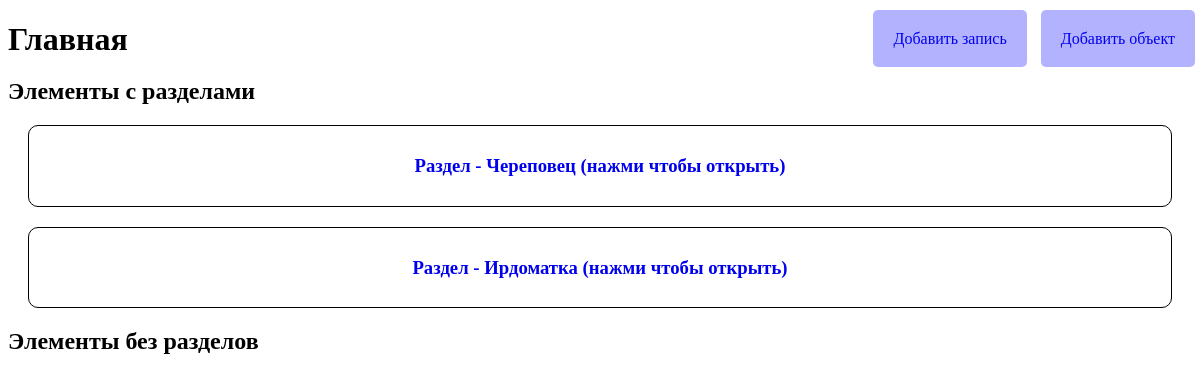
/, run on an earlier commit of the app's database.
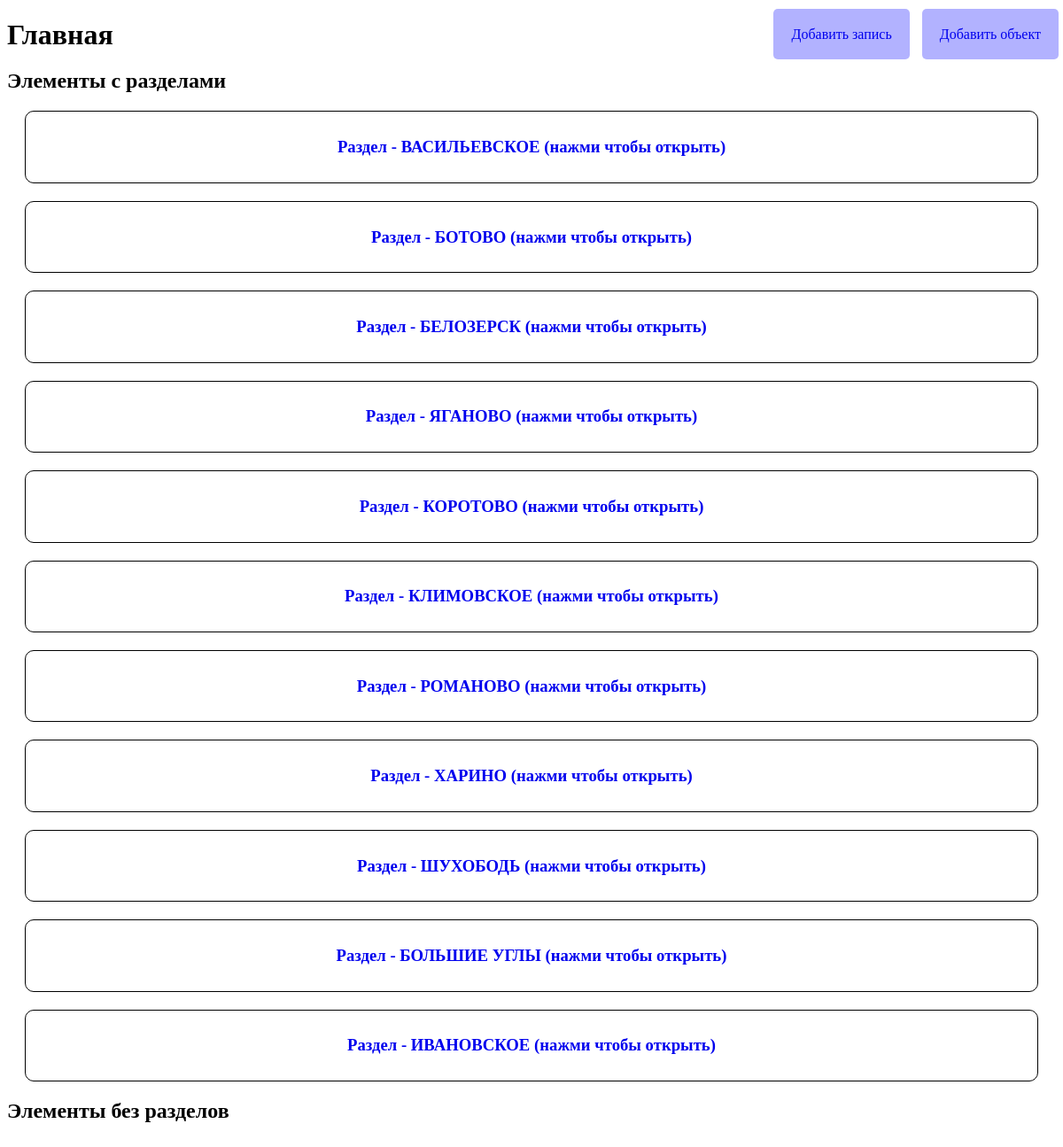
And on a later commit of the database.
### Main/models.py (models this page shows)
class GroupHome(models.Model):
    id = models.AutoField(primary_key=True)
    name = models.CharField(max_length=200)
    def __str__(self):
        return self.name

### Main/views.py (the view)
# urls.py: path('', views.index, name='index'),
def index(request):
    list_without_home, dict_home = sortByHome()
    return render(request, "main.html", {"list_without_home": list_without_home, "dict_home": dict_home})

### Main/views.py (called while the page is built)
def sortByHome():
    all_info = NameObject.objects.all()
    list_without_home = []
    dict_home = {}
    temp_name_list_home = set()
    for info in all_info:
        list_without_home.append(info)
        if info.group_home:
            list_without_home.remove(info)
            temp_name_home = info.group_home
            if temp_name_home not in temp_name_list_home:
                temp_name_list_home.add(temp_name_home)
                temp_list_home = []
                for name_home in all_info:
                    if name_home.group_home == temp_name_home:
                        temp_list_home.append(name_home)
                dict_home[temp_name_home]=(temp_list_home)
    return list_without_home, dict_home

### templates/main.html (shortened to what this page needs)
<!DOCTYPE html>
{% load static %}
<html>
    <head>
        <link rel="stylesheet" href="{% static 'css/style.css' %}" />
    </head>
    <body>
        <div class="buttons">
            <a href="{% url 'create' %}">Добавить запись</a>
            <a href="/admin/Main/nameobject/">Добавить объект</a>
        </div>
        <h1 class="name-page">Главная</h1>
        <h2>Элементы с разделами</h2>
        {% for key, value in dict_home.items %}
            <div class="folder">
                <a href="#" name={{key}} class="open-folder"><h3>Раздел - {{key}} (нажми чтобы открыть)</h3></a>
            </div>
        {% endfor %}
        <h2>Элементы без разделов</h2>
    </body>
</html>

### static/css/style.css (style rules this page uses)
a { text-decoration: none; }
.buttons { position: absolute; right: 0; top: 30px; }
.buttons a { padding: 20px; margin: 5px; background-color: rgba(0, 0, 255, 0.3); }
.folder { padding: 10px; margin: 20px; border-radius: 10px; border: 1px solid black; text-align: center; }
@media screen and (min-width: 545px) { .name-page { margin-bottom: 150px; } }
@media screen and (min-width: 545px) { .buttons { display: flex; flex-direction: column; } }
@media screen and (min-width: 545px) { .buttons a { font-size: 32px; border-radius: 15px; } }
@media screen and (min-width: 545px) { .folder { font-size: 32px; } }
@media screen and (min-width: 1000px) { .name-page { margin-bottom: 0px; } }
@media screen and (min-width: 1000px) { .buttons { display: block; } }
@media screen and (min-width: 1000px) { .buttons a { font-size: 16px; border-radius: 5px; } }
@media screen and (min-width: 1000px) { .folder { font-size: 16px; } }

What changed in the data, as far as the page shows it:
removed GroupHome: name "Череповец"
removed GroupHome: name "Ирдоматка"
added GroupHome: name "ВАСИЛЬЕВСКОЕ"
added GroupHome: name "БОТОВО"
added GroupHome: name "БЕЛОЗЕРСК"
added GroupHome: name "ЯГАНОВО"
added GroupHome: name "КОРОТОВО"
added GroupHome: name "КЛИМОВСКОЕ"
added GroupHome: name "РОМАНОВО"
added GroupHome: name "ХАРИНО"
added GroupHome: name "ШУХОБОДЬ"
added GroupHome: name "БОЛЬШИЕ УГЛЫ"
added GroupHome: name "ИВАНОВСКОЕ"
